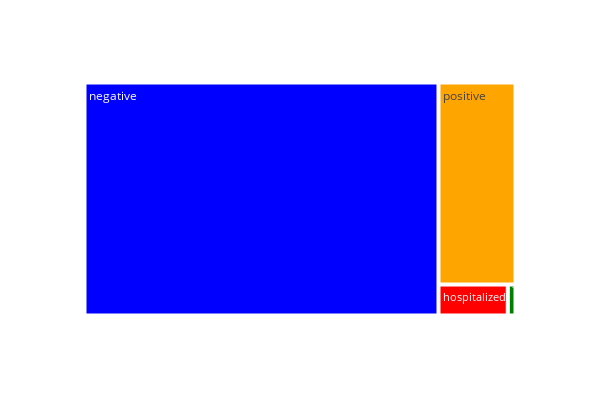

Notebook cell for this chart:
### Code cell
# Loading latest condensed data using treemap:
total = df1.melt(id_vars="dateChecked", value_vars=['positive', 'negative', 'death','hospitalized'])
fig2 = px.treemap(total, path=["variable"], values="value", height=400, width=600,
                 color_discrete_sequence=['blue','orange'  ,'red',"green" ])
fig2.show()

### Figure 1 — Plotly figure (JSON) as saved in the notebook; plotly's stock layout.template omitted (floating-point values rounded to 4 significant figures)
{"data": [{"branchvalues": "total", "domain": {"x": [0, 1], "y": [0, 1]}, "hoverlabel": {"namelength": 0}, "hovertemplate": "labels=%{label}<br>value=%{value}<br>parent=%{parent}<br>id=%{id}", "ids": ["death", "hospitalized", "negative", "positive"], "labels": ["death", "hospitalized", "negative", "positive"], "name": "", "parents": ["", "", "", ""], "type": "treemap", "values": [1530, 13717, 527220, 99447]}], "layout": {"height": 400, "legend": {"tracegroupgap": 0}, "margin": {"t": 60}, "treemapcolorway": ["blue", "orange", "red", "green"], "width": 600}}
